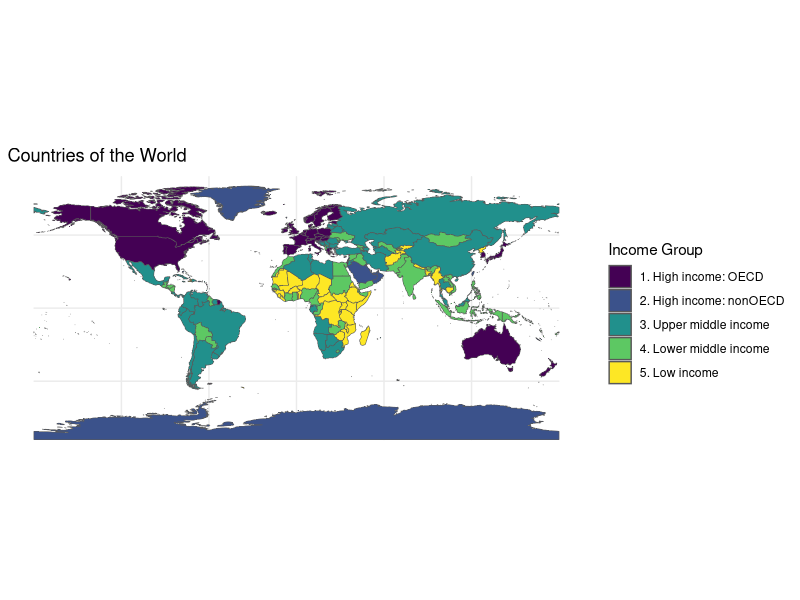

The R source for this figure:
## ---- chunk 1
#| code-fold: true
#| code-summary: "Show the code"
#| message: false
#| warning: false

library(rnaturalearth) # natural earth data

library(ggplot2) # beautiful maps

library(dplyr) # data wrangling

library(sf) # simple (spatial) features

## ---- chunk 2
#| code-fold: true
#| code-summary: "Show the code"
#| message: false

ne_countries <- ne_countries(scale = "medium", 
                             returnclass = "sf") 

## ---- chunk 3
#| code-fold: true
#| code-summary: "Show the code"
#| message: false

ggplot(ne_countries) + 
  geom_sf(aes(fill = income_grp)) +
  scale_fill_viridis_d(name = "Income Group", 
                       option = "viridis") +
  labs(title = "Countries of the World") +
  theme_minimal()
